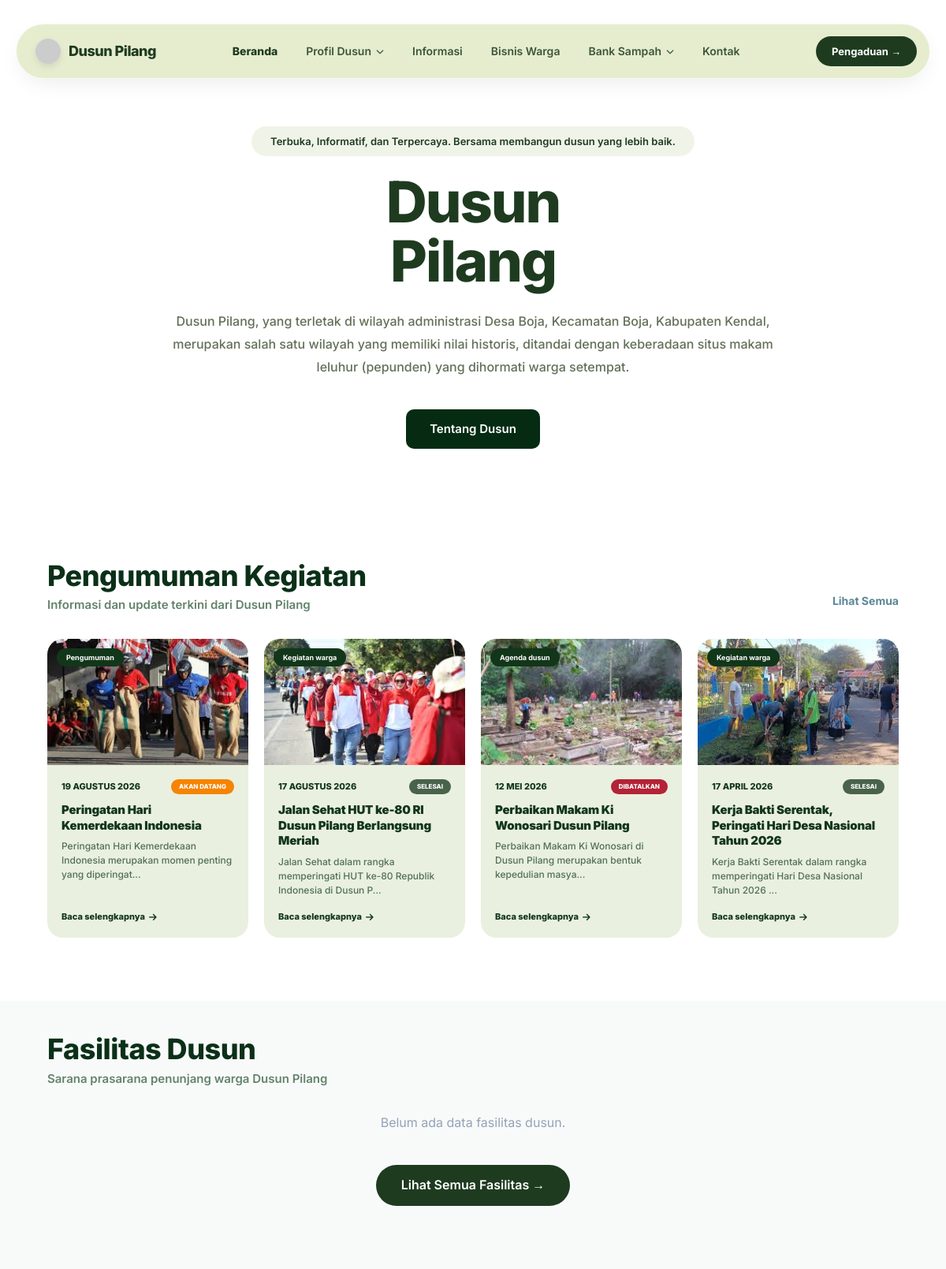
The app's page / (upper part), older data.
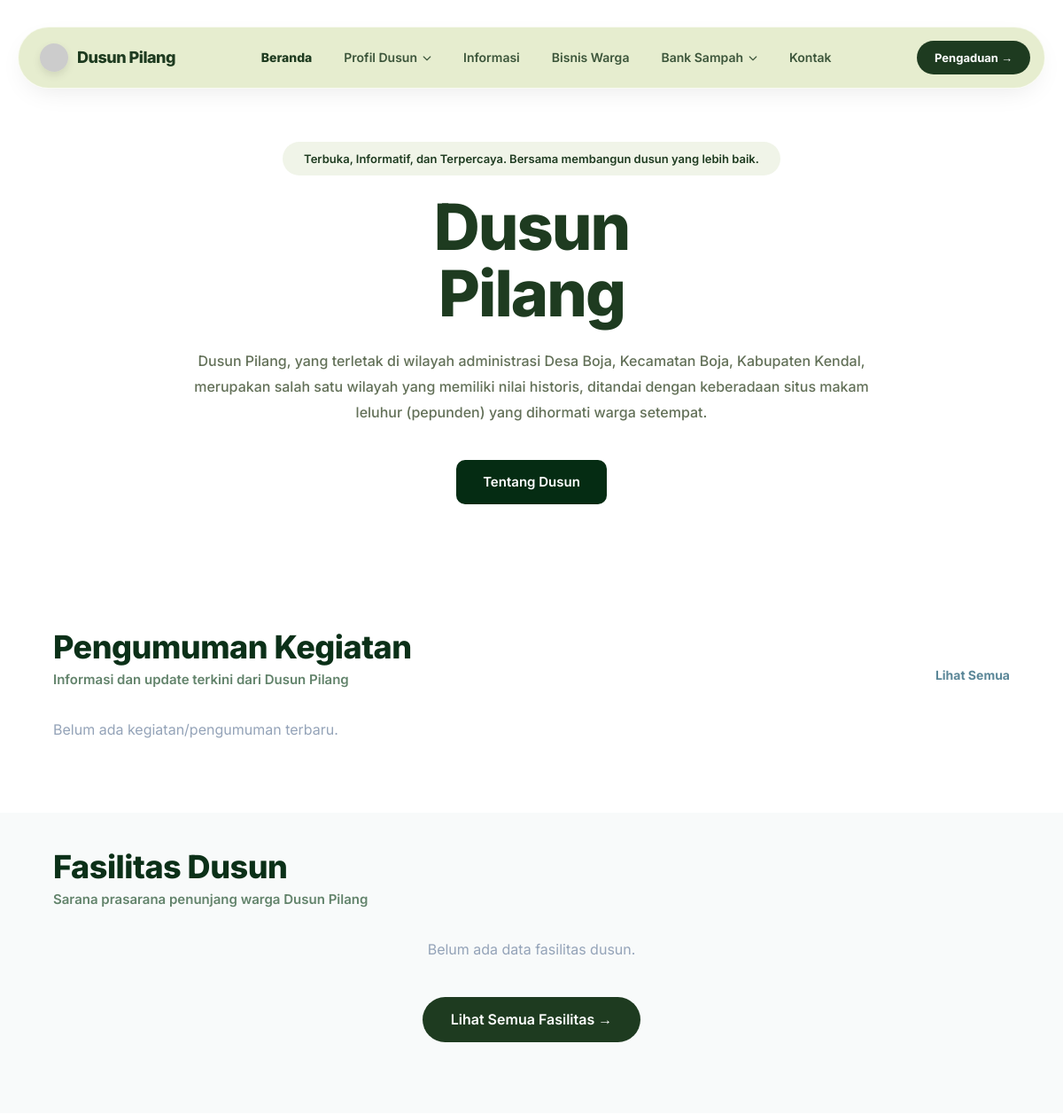
The same page, newer data.
### tables this page shows
CREATE TABLE `t_kegiatan_dusun` (
  `id_kegiatan` int NOT NULL,
  `judul` varchar(100) DEFAULT NULL,
  `foto` varchar(225) DEFAULT NULL,
  `keterangan` text,
  `tanggal` date DEFAULT NULL,
  `lokasi` varchar(225) DEFAULT NULL,
  `penyelenggara` varchar(100) DEFAULT NULL,
  `waktu_mulai` time DEFAULT NULL,
  `waktu_selesai` time DEFAULT NULL,
  `status` enum('akan_datang','dimulai','ditunda','selesai','dibatalkan') DEFAULT NULL,
  `created_at` timestamp NULL DEFAULT CURRENT_TIMESTAMP,
  `updated_at` timestamp NULL DEFAULT CURRENT_TIMESTAMP ON UPDATE CURRENT_TIMESTAMP
);

### index.php (the view, shortened to what the changed rows need)
<?php require_once 'config.php'; ?>
<!DOCTYPE html>
<html lang="id">
<head>
    <link rel="stylesheet" href="https://cdnjs.cloudflare.com/ajax/libs/font-awesome/6.4.0/css/all.min.css">
    <link rel="stylesheet" href="style.css">
</head>
<body>
    <section class="hero">
        <div class="hero-content">
            <h1>Dusun<br>Pilang</h1>
        </div>
    </section>
    <section id="informasi" class="section">
        <div class="section-header" style="display: flex; justify-content: space-between; align-items: flex-end; margin-bottom: 30px;">
            <div class="section-header-title">
                <h2 style="font-size: 36px; font-weight: 800; color: #0b3018; margin-bottom: 2px; letter-spacing: -0.5px; font-family: 'Inter', sans-serif;">Pengumuman Kegiatan</h2>
            </div>
        </div>
        <div style="display: flex; gap: 20px; flex-wrap: wrap;">
            <?php
            try {
                $query = mysqli_query($conn, "SELECT * FROM t_kegiatan_dusun ORDER BY tanggal DESC LIMIT 4");
                if($query && mysqli_num_rows($query) > 0) {
                    while($k = mysqli_fetch_array($query)) {
                        $kategori = isset($k['jenis_kegiatan']) && !empty($k['jenis_kegiatan']) ? $k['jenis_kegiatan'] : 'Berita Dusun';
                        $mo = ['01'=>'JANUARI','02'=>'FEBRUARI','03'=>'MARET','04'=>'APRIL','05'=>'MEI','06'=>'JUNI','07'=>'JULI','08'=>'AGUSTUS','09'=>'SEPTEMBER','10'=>'OKTOBER','11'=>'NOVEMBER','12'=>'DESEMBER'];
                        $tgl_fmt = '';
                        if($k['tanggal']) {
                            $time_parts = explode('-', $k['tanggal']);
                            if(count($time_parts) == 3) {
                                $tgl_fmt = (int)$time_parts[2] . ' ' . (isset($mo[$time_parts[1]]) ? $mo[$time_parts[1]] : $time_parts[1]) . ' ' . $time_parts[0];
                            } else {
                                $tgl_fmt = date('d M Y', strtotime($k['tanggal']));
                            }
                        } else {
                            $tgl_fmt = 'AKAN DATANG';
                        }
                        $keterangan_snippet = !empty($k['keterangan']) ? mb_strimwidth(strip_tags($k['keterangan']), 0, 80, "...") : '-';
                        $status_kegiatan = str_replace('_', ' ', $k['status']);
                        $status_raw = $k['status'];
                        $bg_status = '#49634b';
                        if($status_raw == 'akan_datang') $bg_status = '#f58400';
                        elseif($status_raw == 'selesai') $bg_status = '#49634b';
                        elseif($status_raw == 'dibatalkan') $bg_status = '#B42336';
                        echo '<a href="detail_kegiatan.php?id='.intval($k['id_kegiatan']).'" class="activity-card-mini">';
                        echo '  <div class="card-img-mini">';
                        echo '      <span class="badge-left-mini">'.htmlspecialchars($kategori).'</span>';
                        echo '      <img src="assets/'.($k['foto']?$k['foto']:'placeholder.jpg').'" alt="'.htmlspecialchars($k['judul']).'" style="width: 100%; height: 100%; object-fit: cover;" onerror="this.src=\'https://images.unsplash.com/photo-1542601906990-b4d3fb778b09?ixlib=rb-1.2.1&auto=format&fit=crop&w=600&q=80\'">';
                        echo '  </div>';
                        echo '  <div class="card-body-mini">';
                        echo '      <div class="meta-row-mini">';
                        echo '          <div class="meta-date-mini">'.$tgl_fmt.'</div>';
                        echo '          <div class="status-badge-mini" style="background: '.$bg_status.';">'.htmlspecialchars($status_kegiatan).'</div>';
                        echo '      </div>';
                        echo '      <h3 class="card-title-mini">'.htmlspecialchars($k['judul']).'</h3>';
                        echo '      <p class="card-desc-mini">'.htmlspecialchars($keterangan_snippet).'</p>';
                        echo '      <div class="read-more-mini">Baca selengkapnya <i class="fas fa-arrow-right"></i></div>';
                        echo '  </div>';
                        echo '</a>';
                    }
                } else {
                    echo '<p style="color:#94a3b8; grid-column: span 4;">Belum ada kegiatan/pengumuman terbaru.</p>';
                }
            } catch (Exception $e) {
                echo '<p style="color:#94a3b8; grid-column: span 4;">Tidak dapat mengambil data kegiatan.</p>';
            }
            ?>
        </div>
    </section>
    <section id="fasilitas" class="section" style="background-color: #f8fafaf0;">
        <div class="section-header" style="margin-bottom: 30px;">
            <div class="section-header-title">
                <h2 style="font-size: 36px; font-weight: 800; color: #0b3018; margin-bottom: 2px; letter-spacing: -0.5px; font-family: 'Inter', sans-serif;">Fasilitas Dusun</h2>
            </div>
        </div>
    </section>
</body>
</html>

Row changes from the older to the newer data that the page shows:
removed t_kegiatan_dusun: jenis_kegiatan "Pengumuman", foto (picture), tanggal "19 AGUSTUS 2026", status "AKAN DATANG", judul "Peringatan Hari Kemerdekaan Indonesia", keterangan "Peringatan Hari Kemerdekaan Indonesia merupakan momen penting yang diperingat..."
removed t_kegiatan_dusun: jenis_kegiatan "Kegiatan warga", foto (picture), tanggal "17 AGUSTUS 2026", status "SELESAI", judul "Jalan Sehat HUT ke-80 RI Dusun Pilang Berlangsung Meriah", keterangan "Jalan Sehat dalam rangka memperingati HUT ke-80 Republik Indonesia di Dusun P..."
removed t_kegiatan_dusun: jenis_kegiatan "Agenda dusun", foto (picture), tanggal "12 MEI 2026", status "DIBATALKAN", judul "Perbaikan Makam Ki Wonosari Dusun Pilang", keterangan "Perbaikan Makam Ki Wonosari di Dusun Pilang merupakan bentuk kepedulian masya..."
removed t_kegiatan_dusun: jenis_kegiatan "Kegiatan warga", foto (picture), tanggal "17 APRIL 2026", status "SELESAI", judul "Kerja Bakti Serentak, Peringati Hari Desa Nasional Tahun 2026", keterangan "Kerja Bakti Serentak dalam rangka memperingati Hari Desa Nasional Tahun 2026 ..."
Text that changed along with them:
text now shown: "Belum ada kegiatan/pengumuman terbaru."
